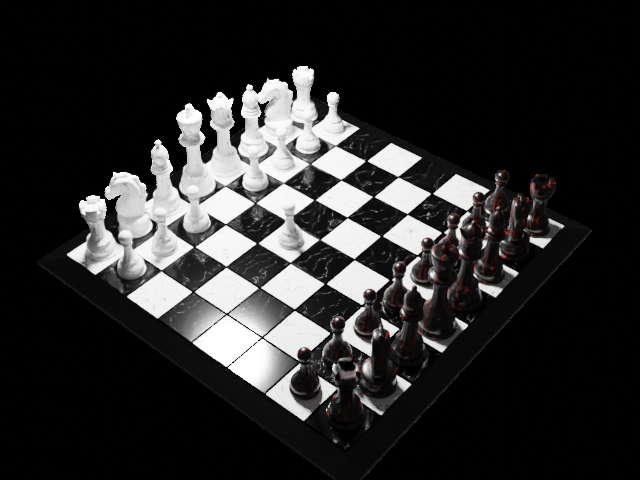
#> input picture evaluation/util/000016.png, 640 x 480 px
$ python get_board_GT.py
#> lines starting #> are read from the running program, lines starting #| are printed output that depends on the picture; after the words box and inside, x2 and y2 are one past the last pixel; in counts of white or black regions, pixels touching at a corner belong together
import numpy as np
import cv2

def look_at_rotation(camera_position, target=np.array([0, 0, 0]), up=np.array([0, 0, -1])):
    """
    Computes a camera-to-world rotation matrix so that the camera at 'camera_position' looks at 'target',
    using a consistent 'up' vector.

    Returns:
        R_c2w: 3x3 rotation matrix (camera-to-world).
    """
    # Forward direction (camera Z axis, pointing towards target)
    z_axis = (target - camera_position)
    z_axis /= np.linalg.norm(z_axis)

    # Project the up vector onto the plane orthogonal to z
    up_proj = up - np.dot(up, z_axis) * z_axis
    up_proj /= np.linalg.norm(up_proj)

    # Right (camera X axis)
    x_axis = np.cross(up_proj, z_axis)
    x_axis /= np.linalg.norm(x_axis)

    # True up (camera Y axis)
    y_axis = np.cross(z_axis, x_axis)

    # Build rotation matrix (camera-to-world)
    R_c2w = np.stack([x_axis, y_axis, z_axis], axis=1)

    return R_c2w

def get_projected_rectangle_corners(x_l, y_l, z_l, R, T, K):
    """
    Projects the corners of a rectangle at the origin into image coordinates.
    """
    corners_world = np.array([
        [-x_l / 2, -y_l / 2,  z_l / 2],
        [ x_l / 2, -y_l / 2,  z_l / 2],
        [ x_l / 2,  y_l / 2,  z_l / 2],
        [-x_l / 2,  y_l / 2,  z_l / 2],
    ])  # Shape (4, 3)

    # Convert world -> camera coordinates
    corners_cam = (R @ (corners_world - T).T).T  # (4, 3)

    # Project to image
    corners_proj = (K @ corners_cam.T).T
    corners_img = corners_proj[:, :2] / corners_cam[:, 2][:, np.newaxis]

    return corners_img.tolist()

def draw_rectangle_on_image(image, projected_points, color=(0, 255, 0), thickness=2):
    img = image.copy()
    pts = np.round(projected_points).astype(int)
    for i in range(4):
        pt1 = tuple(pts[i])
        pt2 = tuple(pts[(i + 1) % 4])
        cv2.line(img, pt1, pt2, color, thickness)
    return img

def warp_to_square(image, pts, output_size=256):
    """
    Warps the region inside the given four corner points into a square.

    Args:
        image: Input image.
        pts: Four 2D points (x, y) defining the quadrilateral (TL, TR, BR, BL).
        output_size: Size (in pixels) of the output square (default 256x256).

    Returns:
        Warped square image.
    """
    # Convert to float32 numpy array
    pts = np.array(pts, dtype="float32")

    # Define the destination square
    dst = np.array([
        [0, 0],
        [output_size - 1, 0],
        [output_size - 1, output_size - 1],
        [0, output_size - 1]
    ], dtype="float32")

    # Compute the perspective transform matrix
    M = cv2.getPerspectiveTransform(pts, dst)

    # Warp the image
    warped = cv2.warpPerspective(image, M, (output_size, output_size))

    return warped, M, dst  # return matrix and dst in case needed later

def color_grid_on_square(square_img, grid_size=8):
    h, w = square_img.shape[:2]
    cell_w = w // grid_size
    cell_h = h // grid_size

    # Draw checkerboard over copy
    colored = square_img.copy()
    for y in range(grid_size):
        for x in range(grid_size):
            color = (x, y, 0)
            cv2.rectangle(
                colored,
                (x * cell_w, y * cell_h),
                ((x + 1) * cell_w, (y + 1) * cell_h),
                color,
                thickness=-1
            )
    return colored

def warp_square_back(original_image, modified_square, src_quad, square_size=256):
    src_quad = np.array(src_quad, dtype="float32")
    dst_square = np.array([
        [0, 0],
        [square_size - 1, 0],
        [square_size - 1, square_size - 1],
        [0, square_size - 1]
    ], dtype="float32")

    Minv = cv2.getPerspectiveTransform(dst_square, src_quad)

    # Warp back to original image
    warped_back = cv2.warpPerspective(modified_square, Minv, (original_image.shape[1], original_image.shape[0]))

    # Create overlay mask
    mask = np.any(warped_back != [0, 0, 0], axis=-1)
    output = np.zeros_like(original_image)
    output[mask] = warped_back[mask]

    return output


if __name__ == "__main__":
    image = cv2.imread("000016.png")
#> image is the input picture: shape (480, 640, 3); mean B, G, R 43.2, 43.2, 43.6

    # Camera intrinsics
    K = np.array([
        [888.88909234, 0, 319.5],
        [0, 888.88909234, 239.5],
        [0, 0, 1]
    ])

    # Camera position in world coordinates
    camera_position = np.array([
        2.8506911582739054,
        2.402565526143847,
        3.3965269803371374
    ])

    # Compute rotation matrix so camera looks at the origin
    R_c2w = look_at_rotation(camera_position)
    R = R_c2w.T  # Transpose to get world-to-camera rotation
    T = camera_position  # Translation is the camera position
    print(R)
    # Rectangle dimensions (centered at origin)
    r = 2
    x_l, y_l, z_l = r, r, 0

    # Project corners
    projected_pts = get_projected_rectangle_corners(x_l, y_l, z_l, R, T, K)
    print("Projected points:", projected_pts)

    output_img = image.copy()
    for p in projected_pts:
        cv2.circle(output_img, (int(round(p[0])), int(round(p[1]))), 8, (255, 0, 0), -1)
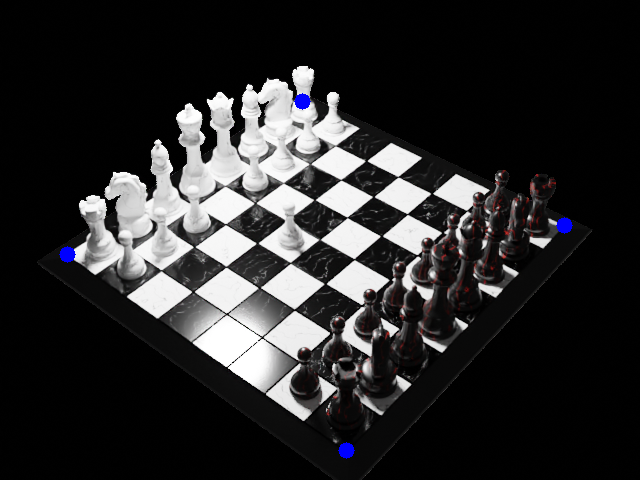
#> output_img: shape (480, 640, 3); 0.26% of pixels changed, all inside (x1, y1, x2, y2) = (59, 93, 573, 459)

    # Draw origin (0, 0, 0) projection
    origin_world = np.array([[0, 0, 0]])
    origin_cam = (R @ (origin_world - T).T).T
    origin_proj = (K @ origin_cam.T).T
    origin_img = origin_proj[:, :2] / origin_cam[:, 2][:, np.newaxis]
    origin_pt = origin_img[0]

    cv2.circle(output_img, (int(round(origin_pt[0])), int(round(origin_pt[1]))), 8, (255, 0, 0), -1)
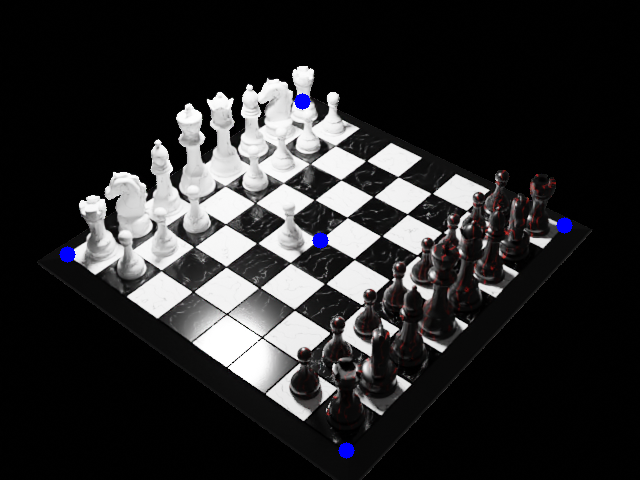
#> output_img: shape (480, 640, 3); 0.06% of pixels changed, all inside (x1, y1, x2, y2) = (312, 232, 329, 249)
    # Step 1: Warp to square
    warped_square, M, dst = warp_to_square(output_img, projected_pts, output_size=256)
#> in warp_to_square, `M = cv2.getPerspectiveTransform(pts, dst)`: M = [[-0.662, 1.39, 59.68], [0.785, 1.21, -358.9], [-4.54e-10, 0.00175, 1]]
#> in warp_to_square, `warped = cv2.warpPerspective(image, M, (output_size, output_size))`:
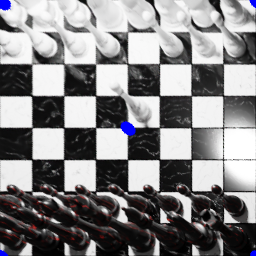
#> warped: shape (256, 256, 3); mean B, G, R 132.9, 131.4, 132.7
#> dst = [[0, 0], [255, 0], [255, 255], [0, 255]]

    # Step 2: Color the square
    colored_square = color_grid_on_square(warped_square, grid_size=8)
#> after the loop in color_grid_on_square, `for y in range(grid_size):`:
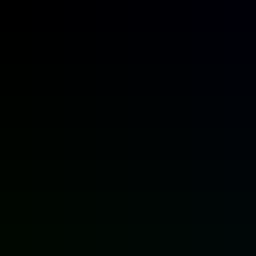
#> colored: shape (256, 256, 3); mean B, G, R 3.5, 3.5, 0

    # Step 3: Warp back to original
    final_result = warp_square_back(output_img, colored_square, projected_pts, square_size=256)
#> in warp_square_back, `Minv = cv2.getPerspectiveTransform(dst_square, src_quad)`: Minv = [[-0.971, 0.68, 301.9], [0.416, 0.35, 100.9], [-0.000729, -0.000614, 1]]
#> in warp_square_back, `mask = np.any(warped_back != [0, 0, 0], axis=-1)`:
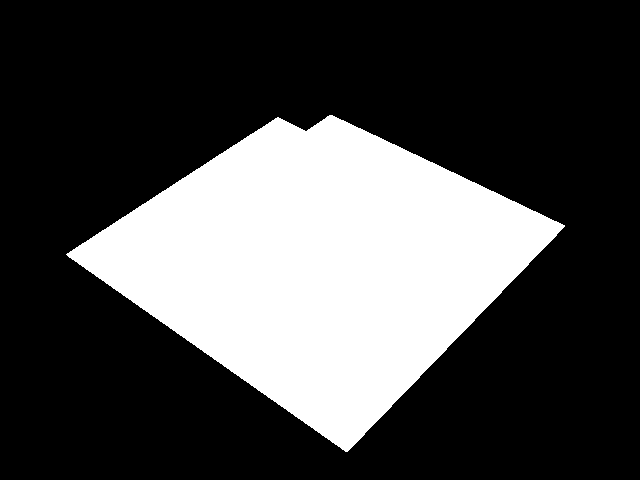
#> mask: shape (480, 640) bool; 28.6% white; 1 white region, box (x1, y1, x2, y2) and area: (66, 115, 565, 452) 87904

    # Show result
    # Show result
    cv2.imshow("Projected Corners", output_img)
    cv2.imshow("Perspective Transform", warped_square)
    cv2.imshow("Final Overlay", final_result)

    cv2.waitKey(0)
    cv2.destroyAllWindows()
